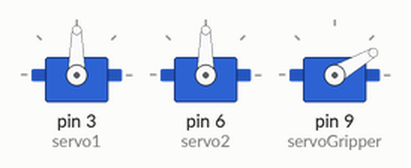
The sketch below on a simulated Arduino Uno, built with avr-gcc and run on an emulated ATmega328P. On the bench: 3 × servo.

Above: at 0.05 s.
At 4.0 s:
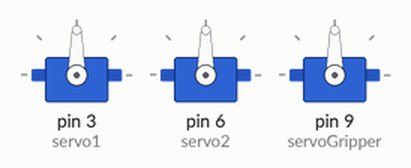
Timing chart, 0 to 5.2 s (numbered marks = the images above):
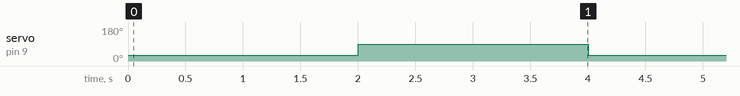

The sketch:

sketch_apr29b.ino
```cpp
#include <Servo.h>
#include <math.h>

// Servo objects
Servo servo1;        // Base joint
Servo servo2;        // Elbow joint
Servo servoGripper;  // Gripper

// Link lengths in cm
float L1 = 15.0;
float L2 = 11.0;

// Target coordinates
float x = 2.0;
float y = 3.0;

void setup() {
  servo1.attach(3);         // Base joint pin
  servo2.attach(6);         // Elbow joint pin
  servoGripper.attach(9);   // Gripper servo pin

  // Open gripper at start
  servoGripper.write(120);   // Adjust based on your servo's "open" angle
}

void loop() {
  float theta1, theta2;

  if (computeIK(x, y, theta1, theta2)) {
    int angle1 = degrees(theta1);
    int angle2 = degrees(theta2);

    servo1.write(constrain(angle1, 0, 95));
    servo2.write(constrain(angle2, 0, 180));
  }

  // Example: close and open the gripper every 2 seconds
  servoGripper.write(30);   // Open
  delay(2000);
  servoGripper.write(90);   // Close
  delay(2000);
}

bool computeIK(float x, float y, float &theta1, float &theta2) {
  float distance = sqrt(x * x + y * y);
  if (distance > (L1 + L2)) return false; // Unreachable

  float cos_theta2 = (x * x + y * y - L1 * L1 - L2 * L2) / (2 * L1 * L2);
  if (cos_theta2 < -1 || cos_theta2 > 1) return false;

  float sin_theta2 = sqrt(1 - cos_theta2 * cos_theta2);
  theta2 = atan2(sin_theta2, cos_theta2);

  float k1 = L1 + L2 * cos_theta2;
  float k2 = L2 * sin_theta2;
  theta1 = atan2(y, x) - atan2(k2, k1);

  return true;
}
```

Measured:
- by itself, servo on pin 9 (servoGripper): alternates 90° for 2.0 s and 30° for 2.0 s
